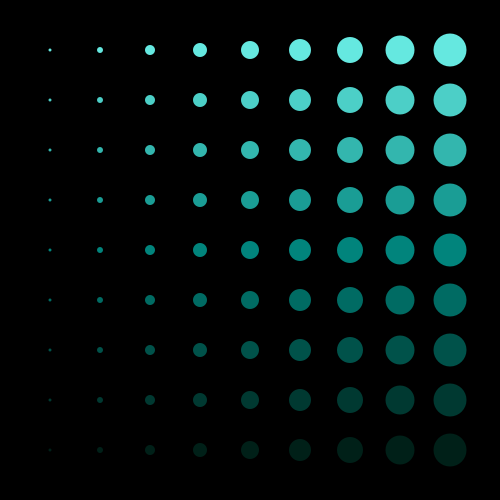
Frame 1 (no input)
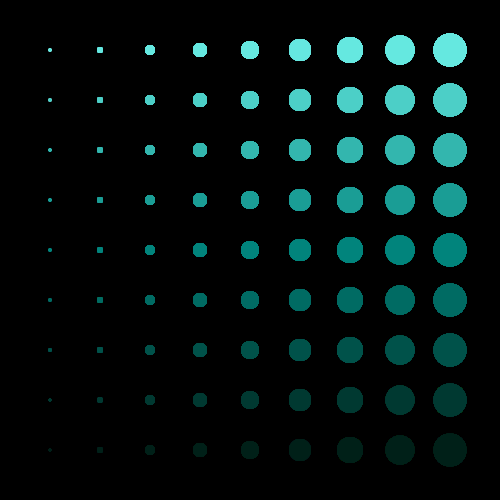
Frame 60 (the mouse pressed at the canvas centre just before this capture)
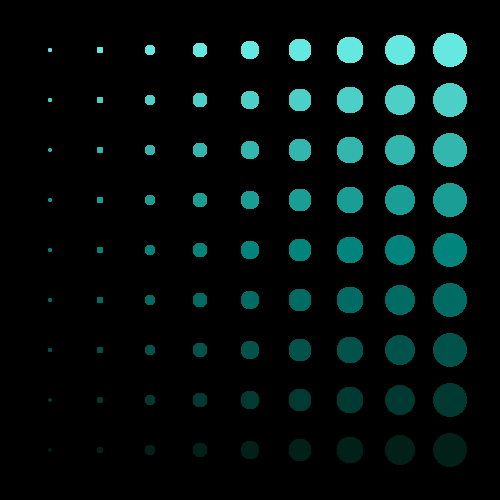
Frame 120 (the mouse held since frame 60 and released just before this capture)

The Processing sketch that drew these frames (run headless with seeded random() and noise(); from frame 60 on, the mouse is pressed at the canvas centre):

// Processing sketch: processing_38313
// ── processing_38313.pde

int startX = 50;
int startY = 50;
int space = 50; 

void setup () { 
  size (500,500); 
  background (0,0,0); 
  smooth(); 
  fill (#65E8E0);
  noStroke (); 
}

void draw () { 
  smooth (); 
  for (int i = 0; i < 450; i = i + space) { 
    for (int j = 0; j < 450; j = j + space) {
      fill (101 - j/2, 232 - j/2, 224 - j/2); 
      //color c = color (#65E8E0);
      //float value = alpha (c - j); 
      ellipse (startX + i, startY + j, 3+i/13, 3+i/13); 
    }
  }
}
                
                
